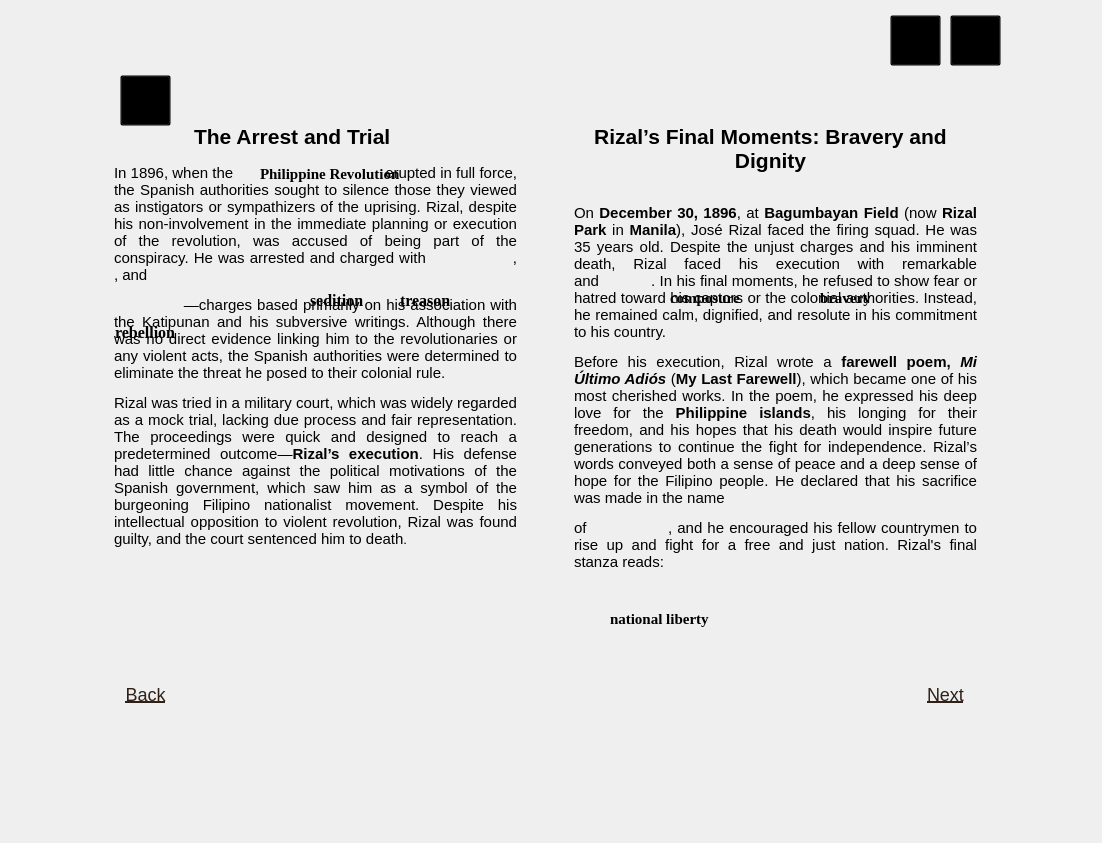
<?xml version="1.0" encoding="UTF-8"?>
<ui version="4.0">
 <class>chapter2page2</class>
 <widget class="QMainWindow" name="chapter2page2">
  <property name="geometry">
   <rect>
    <x>0</x>
    <y>0</y>
    <width>1102</width>
    <height>843</height>
   </rect>
  </property>
  <property name="minimumSize">
   <size>
    <width>1102</width>
    <height>843</height>
   </size>
  </property>
  <property name="maximumSize">
   <size>
    <width>1102</width>
    <height>843</height>
   </size>
  </property>
  <property name="windowTitle">
   <string>MainWindow</string>
  </property>
  <widget class="QWidget" name="centralwidget">
   <widget class="QLabel" name="bg">
    <property name="enabled">
     <bool>true</bool>
    </property>
    <property name="geometry">
     <rect>
      <x>0</x>
      <y>0</y>
      <width>1102</width>
      <height>843</height>
     </rect>
    </property>
    <property name="minimumSize">
     <size>
      <width>1102</width>
      <height>843</height>
     </size>
    </property>
    <property name="maximumSize">
     <size>
      <width>1102</width>
      <height>843</height>
     </size>
    </property>
    <property name="text">
     <string/>
    </property>
    <property name="pixmap">
     <pixmap>../reso/bg.png</pixmap>
    </property>
    <property name="scaledContents">
     <bool>true</bool>
    </property>
   </widget>
   <widget class="QTextEdit" name="ust1">
    <property name="enabled">
     <bool>false</bool>
    </property>
    <property name="geometry">
     <rect>
      <x>190</x>
      <y>120</y>
      <width>251</width>
      <height>41</height>
     </rect>
    </property>
    <property name="styleSheet">
     <string notr="true">

    QTextEdit {
        background: transparent;
        font-family: &quot;Times New Roman&quot;;
        font-size: 10pt;
        border: none;
    }

</string>
    </property>
    <property name="html">
     <string>&lt;!DOCTYPE HTML PUBLIC &quot;-//W3C//DTD HTML 4.0//EN&quot; &quot;http://www.w3.org/TR/REC-html40/strict.dtd&quot;&gt;
&lt;html&gt;&lt;head&gt;&lt;meta name=&quot;qrichtext&quot; content=&quot;1&quot; /&gt;&lt;style type=&quot;text/css&quot;&gt;
p, li { white-space: pre-wrap; }
&lt;/style&gt;&lt;/head&gt;&lt;body style=&quot; font-family:'Times New Roman'; font-size:10pt; font-weight:400; font-style:normal;&quot;&gt;
&lt;p style=&quot; margin-top:0px; margin-bottom:0px; margin-left:0px; margin-right:0px; -qt-block-indent:0; text-indent:0px;&quot;&gt;&lt;span style=&quot; font-size:16pt; font-weight:600; color:#000000;&quot;&gt;The Arrest and Trial&lt;/span&gt;&lt;/p&gt;&lt;/body&gt;&lt;/html&gt;</string>
    </property>
   </widget>
   <widget class="QTextEdit" name="ust2">
    <property name="enabled">
     <bool>false</bool>
    </property>
    <property name="geometry">
     <rect>
      <x>110</x>
      <y>160</y>
      <width>411</width>
      <height>521</height>
     </rect>
    </property>
    <property name="styleSheet">
     <string notr="true">
    QTextEdit {
        background: transparent;
        font-family: &quot;Times New Roman&quot;;
        font-size: 10pt;
        border: none;
    }

</string>
    </property>
    <property name="html">
     <string>&lt;!DOCTYPE HTML PUBLIC &quot;-//W3C//DTD HTML 4.0//EN&quot; &quot;http://www.w3.org/TR/REC-html40/strict.dtd&quot;&gt;
&lt;html&gt;&lt;head&gt;&lt;meta name=&quot;qrichtext&quot; content=&quot;1&quot; /&gt;&lt;style type=&quot;text/css&quot;&gt;
p, li { white-space: pre-wrap; }
&lt;/style&gt;&lt;/head&gt;&lt;body style=&quot; font-family:'Times New Roman'; font-size:10pt; font-weight:400; font-style:normal;&quot;&gt;
&lt;p align=&quot;justify&quot; style=&quot; margin-top:12px; margin-bottom:12px; margin-left:0px; margin-right:0px; -qt-block-indent:0; text-indent:0px;&quot;&gt;&lt;span style=&quot; font-size:11pt; color:#000000;&quot;&gt;In 1896, when the                                    erupted in full force, the Spanish authorities sought to silence those they viewed as instigators or sympathizers of the uprising. Rizal, despite his non-involvement in the immediate planning or execution of the revolution, was accused of being part of the conspiracy. He was arrested and charged with                 ,                  , and &lt;/span&gt;&lt;/p&gt;
&lt;p align=&quot;justify&quot; style=&quot; margin-top:12px; margin-bottom:12px; margin-left:0px; margin-right:0px; -qt-block-indent:0; text-indent:0px;&quot;&gt;&lt;span style=&quot; font-size:11pt; color:#000000;&quot;&gt;              —charges based primarily on his association with the Katipunan and his subversive writings. Although there was no direct evidence linking him to the revolutionaries or any violent acts, the Spanish authorities were determined to eliminate the threat he posed to their colonial rule.&lt;/span&gt;&lt;/p&gt;
&lt;p align=&quot;justify&quot; style=&quot; margin-top:12px; margin-bottom:12px; margin-left:0px; margin-right:0px; -qt-block-indent:0; text-indent:0px;&quot;&gt;&lt;span style=&quot; font-size:11pt; color:#000000;&quot;&gt;Rizal was tried in a&lt;/span&gt;&lt;span style=&quot; font-size:11pt; font-weight:600; color:#000000;&quot;&gt; &lt;/span&gt;&lt;span style=&quot; font-size:11pt; color:#000000;&quot;&gt;military court, which was widely regarded as a mock trial, lacking due process and fair representation. The proceedings were quick and designed to reach a predetermined outcome—&lt;/span&gt;&lt;span style=&quot; font-size:11pt; font-weight:696; color:#000000;&quot;&gt;Rizal’s execution&lt;/span&gt;&lt;span style=&quot; font-size:11pt; color:#000000;&quot;&gt;. His defense had little chance against the political motivations of the Spanish government, which saw him as a symbol of the burgeoning Filipino nationalist movement. Despite his intellectual opposition to violent revolution, Rizal was found guilty, and the court sentenced him to death&lt;/span&gt;&lt;span style=&quot; color:#000000;&quot;&gt;.&lt;/span&gt;&lt;/p&gt;&lt;/body&gt;&lt;/html&gt;</string>
    </property>
   </widget>
   <widget class="QTextEdit" name="europe1">
    <property name="enabled">
     <bool>false</bool>
    </property>
    <property name="geometry">
     <rect>
      <x>590</x>
      <y>120</y>
      <width>361</width>
      <height>121</height>
     </rect>
    </property>
    <property name="styleSheet">
     <string notr="true">

    QTextEdit {
        background: transparent;
        font-family: &quot;Times New Roman&quot;;
        font-size: 10pt;
        border: none;
    }

</string>
    </property>
    <property name="html">
     <string>&lt;!DOCTYPE HTML PUBLIC &quot;-//W3C//DTD HTML 4.0//EN&quot; &quot;http://www.w3.org/TR/REC-html40/strict.dtd&quot;&gt;
&lt;html&gt;&lt;head&gt;&lt;meta name=&quot;qrichtext&quot; content=&quot;1&quot; /&gt;&lt;style type=&quot;text/css&quot;&gt;
p, li { white-space: pre-wrap; }
&lt;/style&gt;&lt;/head&gt;&lt;body style=&quot; font-family:'Times New Roman'; font-size:10pt; font-weight:400; font-style:normal;&quot;&gt;
&lt;p align=&quot;center&quot; style=&quot; margin-top:0px; margin-bottom:0px; margin-left:0px; margin-right:0px; -qt-block-indent:0; text-indent:0px;&quot;&gt;&lt;span style=&quot; font-size:16pt; font-weight:600; color:#000000;&quot;&gt;Rizal’s Final Moments: Bravery and Dignity&lt;/span&gt;&lt;/p&gt;&lt;/body&gt;&lt;/html&gt;</string>
    </property>
   </widget>
   <widget class="QTextEdit" name="europe2">
    <property name="enabled">
     <bool>false</bool>
    </property>
    <property name="geometry">
     <rect>
      <x>570</x>
      <y>200</y>
      <width>411</width>
      <height>491</height>
     </rect>
    </property>
    <property name="styleSheet">
     <string notr="true">

    QTextEdit {
        background: transparent;
        font-family: &quot;Times New Roman&quot;;
        font-size: 10pt;
        border: none;
    }

</string>
    </property>
    <property name="html">
     <string>&lt;!DOCTYPE HTML PUBLIC &quot;-//W3C//DTD HTML 4.0//EN&quot; &quot;http://www.w3.org/TR/REC-html40/strict.dtd&quot;&gt;
&lt;html&gt;&lt;head&gt;&lt;meta name=&quot;qrichtext&quot; content=&quot;1&quot; /&gt;&lt;style type=&quot;text/css&quot;&gt;
p, li { white-space: pre-wrap; }
&lt;/style&gt;&lt;/head&gt;&lt;body style=&quot; font-family:'Times New Roman'; font-size:10pt; font-weight:400; font-style:normal;&quot;&gt;
&lt;p align=&quot;justify&quot; style=&quot; margin-top:12px; margin-bottom:12px; margin-left:0px; margin-right:0px; -qt-block-indent:0; text-indent:0px;&quot;&gt;&lt;span style=&quot; font-size:11pt; color:#000000;&quot;&gt;On &lt;/span&gt;&lt;span style=&quot; font-size:11pt; font-weight:600; color:#000000;&quot;&gt;December 30, 1896&lt;/span&gt;&lt;span style=&quot; font-size:11pt; color:#000000;&quot;&gt;, at &lt;/span&gt;&lt;span style=&quot; font-size:11pt; font-weight:600; color:#000000;&quot;&gt;Bagumbayan Field&lt;/span&gt;&lt;span style=&quot; font-size:11pt; color:#000000;&quot;&gt; (now &lt;/span&gt;&lt;span style=&quot; font-size:11pt; font-weight:600; color:#000000;&quot;&gt;Rizal Park&lt;/span&gt;&lt;span style=&quot; font-size:11pt; color:#000000;&quot;&gt; in &lt;/span&gt;&lt;span style=&quot; font-size:11pt; font-weight:600; color:#000000;&quot;&gt;Manila&lt;/span&gt;&lt;span style=&quot; font-size:11pt; color:#000000;&quot;&gt;), José Rizal faced the firing squad. He was 35 years old. Despite the unjust charges and his imminent death, Rizal faced his execution with remarkable                   and            . In his final moments, he refused to show fear or hatred toward his captors or the colonial authorities. Instead, he remained calm, dignified, and resolute in his commitment to his country.&lt;/span&gt;&lt;/p&gt;
&lt;p align=&quot;justify&quot; style=&quot; margin-top:12px; margin-bottom:12px; margin-left:0px; margin-right:0px; -qt-block-indent:0; text-indent:0px;&quot;&gt;&lt;span style=&quot; font-size:11pt; color:#000000;&quot;&gt;Before his execution, Rizal wrote a &lt;/span&gt;&lt;span style=&quot; font-size:11pt; font-weight:600; color:#000000;&quot;&gt;farewell poem,&lt;/span&gt;&lt;span style=&quot; font-size:11pt; color:#000000;&quot;&gt; &lt;/span&gt;&lt;span style=&quot; font-size:11pt; font-weight:600; font-style:italic; color:#000000;&quot;&gt;Mi Último Adiós&lt;/span&gt;&lt;span style=&quot; font-size:11pt; color:#000000;&quot;&gt; (&lt;/span&gt;&lt;span style=&quot; font-size:11pt; font-weight:600; color:#000000;&quot;&gt;My Last Farewell&lt;/span&gt;&lt;span style=&quot; font-size:11pt; color:#000000;&quot;&gt;), which became one of his most cherished works. In the poem, he expressed his deep love for the &lt;/span&gt;&lt;span style=&quot; font-size:11pt; font-weight:600; color:#000000;&quot;&gt;Philippine islands&lt;/span&gt;&lt;span style=&quot; font-size:11pt; color:#000000;&quot;&gt;, his longing for their freedom, and his hopes that his death would inspire future generations to continue the fight for independence. Rizal’s words conveyed both a sense of peace and a deep sense of hope for the Filipino people. He declared that his sacrifice was made in the name &lt;/span&gt;&lt;/p&gt;
&lt;p align=&quot;justify&quot; style=&quot; margin-top:12px; margin-bottom:12px; margin-left:0px; margin-right:0px; -qt-block-indent:0; text-indent:0px;&quot;&gt;&lt;span style=&quot; font-size:11pt; color:#000000;&quot;&gt;of                , and he encouraged his fellow countrymen to rise up and fight for a free and just nation. Rizal's final stanza reads:&lt;/span&gt;&lt;/p&gt;&lt;/body&gt;&lt;/html&gt;</string>
    </property>
   </widget>
   <widget class="QPushButton" name="backbutton">
    <property name="geometry">
     <rect>
      <x>120</x>
      <y>680</y>
      <width>51</width>
      <height>28</height>
     </rect>
    </property>
    <property name="styleSheet">
     <string notr="true">
QPushButton {
    background-color: transparent;
    border: none;
    color: #2f2018;       /* Default font color */
    font-size: 18px;
    font-family: &quot;Times New Roman&quot;;
    text-decoration: underline;
}

QPushButton:hover {
    color: red;           /* Red color on hover */
}

QPushButton:pressed {
    color: #800000;       /* Darker red when pressed */
}</string>
    </property>
    <property name="text">
     <string>Back</string>
    </property>
   </widget>
   <widget class="QPushButton" name="nextbutton">
    <property name="geometry">
     <rect>
      <x>920</x>
      <y>680</y>
      <width>51</width>
      <height>28</height>
     </rect>
    </property>
    <property name="styleSheet">
     <string notr="true">
QPushButton {
    background-color: transparent;
    border: none;
    color: #2f2018;       /* Default font color */
    font-size: 18px;
    font-family: &quot;Times New Roman&quot;;
    text-decoration: underline;
}

QPushButton:hover {
    color: red;           /* Red color on hover */
}

QPushButton:pressed {
    color: #800000;       /* Darker red when pressed */
}</string>
    </property>
    <property name="text">
     <string>Next</string>
    </property>
   </widget>
   <widget class="QPushButton" name="volumebutton">
    <property name="geometry">
     <rect>
      <x>890</x>
      <y>15</y>
      <width>51</width>
      <height>51</height>
     </rect>
    </property>
    <property name="styleSheet">
     <string notr="true">QPushButton {
    background-color: transparent;
}</string>
    </property>
    <property name="text">
     <string/>
    </property>
   </widget>
   <widget class="QPushButton" name="exitbutton">
    <property name="geometry">
     <rect>
      <x>950</x>
      <y>15</y>
      <width>51</width>
      <height>51</height>
     </rect>
    </property>
    <property name="styleSheet">
     <string notr="true">QPushButton {
    background-color: transparent;
}</string>
    </property>
    <property name="text">
     <string/>
    </property>
   </widget>
   <widget class="QPushButton" name="bmbutton">
    <property name="geometry">
     <rect>
      <x>120</x>
      <y>75</y>
      <width>51</width>
      <height>51</height>
     </rect>
    </property>
    <property name="styleSheet">
     <string notr="true">QPushButton {
    background-color: transparent;
}</string>
    </property>
    <property name="text">
     <string/>
    </property>
   </widget>
   <widget class="QLabel" name="revolution">
    <property name="geometry">
     <rect>
      <x>260</x>
      <y>163</y>
      <width>181</width>
      <height>21</height>
     </rect>
    </property>
    <property name="font">
     <font>
      <family>Times New Roman</family>
      <pointsize>11</pointsize>
      <weight>75</weight>
      <bold>true</bold>
     </font>
    </property>
    <property name="text">
     <string>Philippine Revolution</string>
    </property>
   </widget>
   <widget class="QLabel" name="sedition">
    <property name="geometry">
     <rect>
      <x>310</x>
      <y>290</y>
      <width>71</width>
      <height>21</height>
     </rect>
    </property>
    <property name="font">
     <font>
      <family>Times New Roman</family>
      <pointsize>12</pointsize>
      <weight>75</weight>
      <bold>true</bold>
     </font>
    </property>
    <property name="text">
     <string>sedition</string>
    </property>
   </widget>
   <widget class="QLabel" name="treason">
    <property name="geometry">
     <rect>
      <x>400</x>
      <y>290</y>
      <width>71</width>
      <height>21</height>
     </rect>
    </property>
    <property name="font">
     <font>
      <family>Times New Roman</family>
      <pointsize>12</pointsize>
      <weight>75</weight>
      <bold>true</bold>
     </font>
    </property>
    <property name="text">
     <string>treason</string>
    </property>
   </widget>
   <widget class="QLabel" name="rebellion">
    <property name="geometry">
     <rect>
      <x>115</x>
      <y>322</y>
      <width>91</width>
      <height>21</height>
     </rect>
    </property>
    <property name="font">
     <font>
      <family>Times New Roman</family>
      <pointsize>12</pointsize>
      <weight>75</weight>
      <bold>true</bold>
     </font>
    </property>
    <property name="text">
     <string>rebellion</string>
    </property>
   </widget>
   <widget class="QLabel" name="composure">
    <property name="geometry">
     <rect>
      <x>670</x>
      <y>287</y>
      <width>91</width>
      <height>21</height>
     </rect>
    </property>
    <property name="font">
     <font>
      <family>Times New Roman</family>
      <pointsize>11</pointsize>
      <weight>75</weight>
      <bold>true</bold>
     </font>
    </property>
    <property name="text">
     <string>composure</string>
    </property>
   </widget>
   <widget class="QLabel" name="bravery">
    <property name="geometry">
     <rect>
      <x>820</x>
      <y>287</y>
      <width>101</width>
      <height>21</height>
     </rect>
    </property>
    <property name="font">
     <font>
      <family>Times New Roman</family>
      <pointsize>11</pointsize>
      <weight>75</weight>
      <bold>true</bold>
     </font>
    </property>
    <property name="text">
     <string>bravery</string>
    </property>
   </widget>
   <widget class="QLabel" name="national">
    <property name="geometry">
     <rect>
      <x>610</x>
      <y>608</y>
      <width>121</width>
      <height>21</height>
     </rect>
    </property>
    <property name="font">
     <font>
      <family>Times New Roman</family>
      <pointsize>11</pointsize>
      <weight>75</weight>
      <bold>true</bold>
     </font>
    </property>
    <property name="text">
     <string>national liberty</string>
    </property>
   </widget>
  </widget>
 </widget>
 <resources/>
 <connections/>
</ui>
